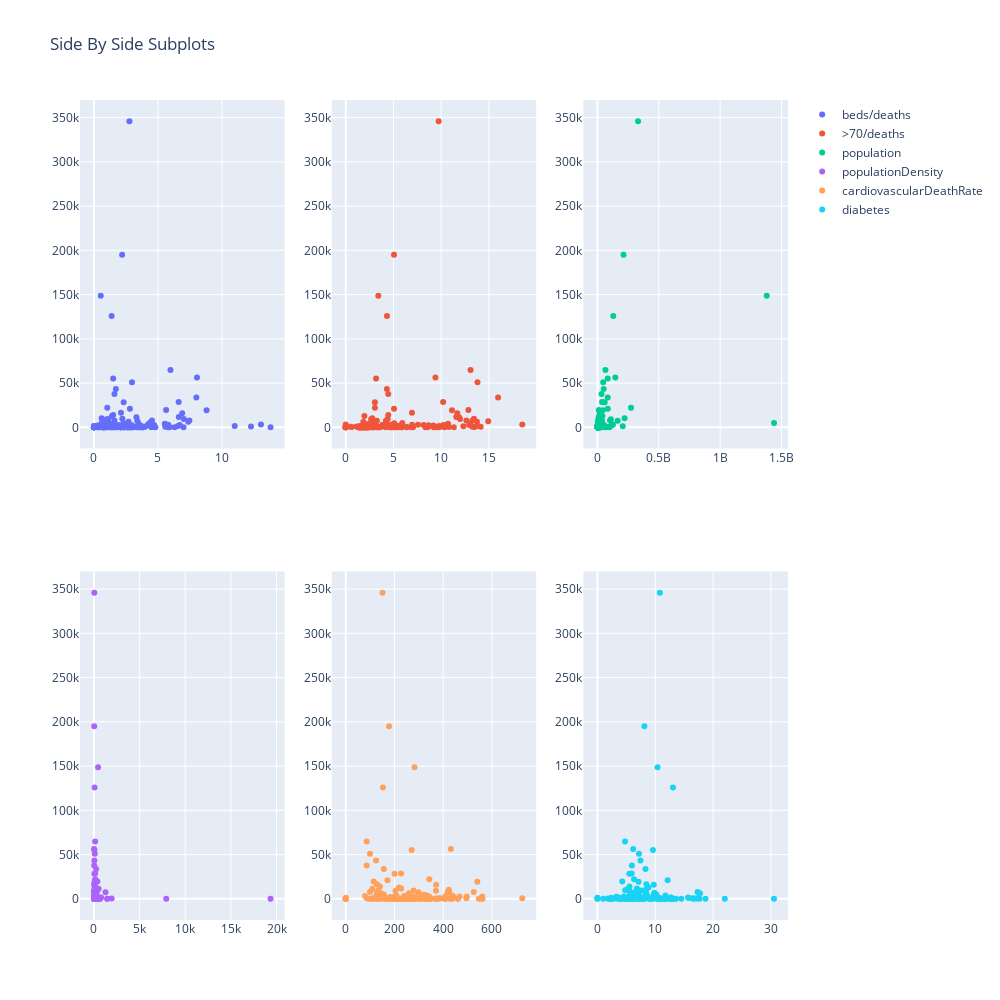

The cell this chart's notebook holds for it:
### Code cell
fig = make_subplots(rows=2, cols=3)

fig.add_trace(
    go.Scatter(y=trainCovidData["totalDeaths"], x=trainCovidData[u"beds‰"],
               mode = 'markers',
               text=trainCovidData["country"],
               name="beds/deaths"),
    row=1,col=1
)

fig.add_trace(
    go.Scatter(y=trainCovidData["totalDeaths"], x=trainCovidData["older70"],
               mode = 'markers',
               text=trainCovidData["country"],
               name=">70/deaths"),
    row=1,col=2
)

fig.add_trace(
    go.Scatter(y=trainCovidData["totalDeaths"], x=trainCovidData["population"],
               mode = 'markers',
               text=trainCovidData["country"],
               name="population"),
    row=1,col=3

)

fig.add_trace(
    go.Scatter(y=trainCovidData["totalDeaths"], x=trainCovidData["populationDensity"],
               mode = 'markers',
               text=trainCovidData["country"],
               name="populationDensity"),
    row=2,col=1
)

fig.add_trace(
    go.Scatter(y=trainCovidData["totalDeaths"], x=trainCovidData["cardiovascularDeathRate"],
               mode = 'markers',
               text=trainCovidData["country"],
               name="cardiovascularDeathRate"),
    row=2,col=2
)

fig.add_trace(
    go.Scatter(y=trainCovidData["totalDeaths"], x=trainCovidData["diabetes"],
               mode = 'markers',
               text=trainCovidData["country"],
               name="diabetes"),
    row=2,col=3
)

fig.update_layout(height=1000, width=1000, title_text="Side By Side Subplots")
fig.show()

### Figure 1 — Plotly figure (JSON) as saved in the notebook; plotly's stock layout.template omitted (floating-point values rounded to 4 significant figures; data arrays with more than 128 entries replaced by an {"elided": "..."} marker saying what was removed)
{"data": [{"mode": "markers", "name": "beds/deaths", "text": {"elided": "179 str values"}, "type": "scatter", "x": {"elided": "179 float values"}, "xaxis": "x", "y": {"elided": "179 int values"}, "yaxis": "y"}, {"mode": "markers", "name": ">70/deaths", "text": {"elided": "179 str values"}, "type": "scatter", "x": {"elided": "179 float values"}, "xaxis": "x2", "y": {"elided": "179 int values"}, "yaxis": "y2"}, {"mode": "markers", "name": "population", "text": {"elided": "179 str values"}, "type": "scatter", "x": {"elided": "179 int values"}, "xaxis": "x3", "y": {"elided": "179 int values"}, "yaxis": "y3"}, {"mode": "markers", "name": "populationDensity", "text": {"elided": "179 str values"}, "type": "scatter", "x": {"elided": "179 float values"}, "xaxis": "x4", "y": {"elided": "179 int values"}, "yaxis": "y4"}, {"mode": "markers", "name": "cardiovascularDeathRate", "text": {"elided": "179 str values"}, "type": "scatter", "x": {"elided": "179 float values"}, "xaxis": "x5", "y": {"elided": "179 int values"}, "yaxis": "y5"}, {"mode": "markers", "name": "diabetes", "text": {"elided": "179 str values"}, "type": "scatter", "x": {"elided": "179 float values"}, "xaxis": "x6", "y": {"elided": "179 int values"}, "yaxis": "y6"}], "layout": {"height": 1000, "title": {"text": "Side By Side Subplots"}, "width": 1000, "xaxis": {"anchor": "y", "domain": [0, 0.2889]}, "xaxis2": {"anchor": "y2", "domain": [0.3556, 0.6444]}, "xaxis3": {"anchor": "y3", "domain": [0.7111, 1]}, "xaxis4": {"anchor": "y4", "domain": [0, 0.2889]}, "xaxis5": {"anchor": "y5", "domain": [0.3556, 0.6444]}, "xaxis6": {"anchor": "y6", "domain": [0.7111, 1]}, "yaxis": {"anchor": "x", "domain": [0.575, 1]}, "yaxis2": {"anchor": "x2", "domain": [0.575, 1]}, "yaxis3": {"anchor": "x3", "domain": [0.575, 1]}, "yaxis4": {"anchor": "x4", "domain": [0, 0.425]}, "yaxis5": {"anchor": "x5", "domain": [0, 0.425]}, "yaxis6": {"anchor": "x6", "domain": [0, 0.425]}}}
